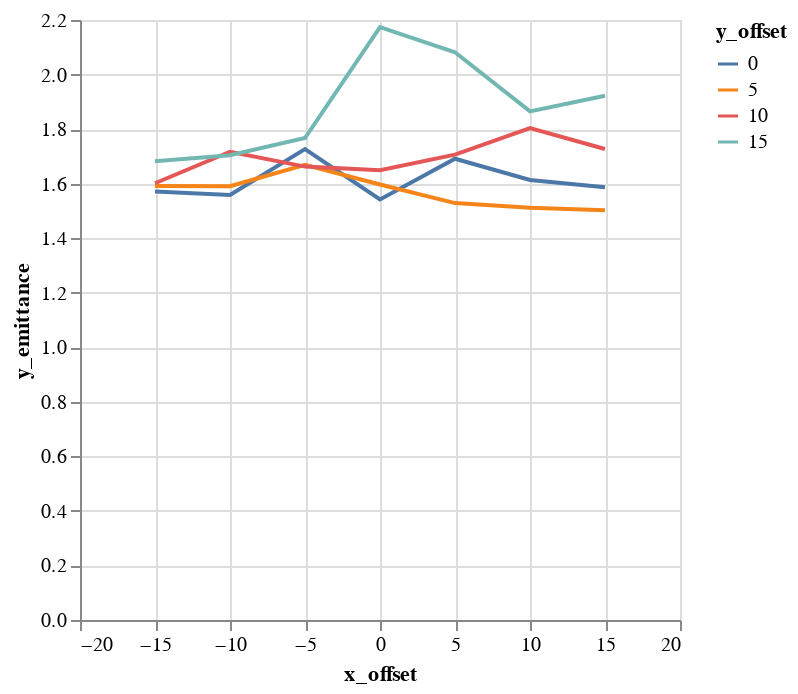

The notebook cell saved with this chart:
### Code cell
alt.Chart(emit_df).mark_line().encode(
    color='y_offset:N',
    x='x_offset',
    y='y_emittance',
)

### Figure 1 — Vega-Lite specification as saved in the notebook (floating-point values rounded to 4 significant figures)
{"$schema": "https://vega.github.io/schema/vega-lite/v1.2.1.json", "data": {"values": [{"losses": 0, "relbeta": 0.002309, "sourceID": 16777222, "sourceName": "x_-15_y_0", "x_emittance": 1.637, "x_emittance_rel": 1.01, "x_norm_emittance": 0.003778, "x_offset": -15, "y_emittance": 1.571, "y_emittance_rel": 0.9991, "y_norm_emittance": 0.003627, "y_offset": 0}, {"losses": 0, "relbeta": 0.002309, "sourceID": 16777229, "sourceName": "x_-15_y_5", "x_emittance": 1.611, "x_emittance_rel": 1.011, "x_norm_emittance": 0.00372, "x_offset": -15, "y_emittance": 1.591, "y_emittance_rel": 0.9983, "y_norm_emittance": 0.003673, "y_offset": 5}, {"losses": 0, "relbeta": 0.002309, "sourceID": 16777236, "sourceName": "x_-15_y_10", "x_emittance": 1.634, "x_emittance_rel": 1.01, "x_norm_emittance": 0.003771, "x_offset": -15, "y_emittance": 1.601, "y_emittance_rel": 1.003, "y_norm_emittance": 0.003697, "y_offset": 10}, {"losses": 0, "relbeta": 0.002309, "sourceID": 16777243, "sourceName": "x_-15_y_15", "x_emittance": 1.72, "x_emittance_rel": 1.029, "x_norm_emittance": 0.003971, "x_offset": -15, "y_emittance": 1.682, "y_emittance_rel": 1.012, "y_norm_emittance": 0.003883, "y_offset": 15}, {"losses": 0, "relbeta": 0.002309, "sourceID": 16777220, "sourceName": "x_-10_y_0", "x_emittance": 1.591, "x_emittance_rel": 0.999, "x_norm_emittance": 0.003672, "x_offset": -10, "y_emittance": 1.559, "y_emittance_rel": 1.004, "y_norm_emittance": 0.003598, "y_offset": 0}, {"losses": 0, "relbeta": 0.002309, "sourceID": 16777227, "sourceName": "x_-10_y_5", "x_emittance": 1.61, "x_emittance_rel": 0.9983, "x_norm_emittance": 0.003717, "x_offset": -10, "y_emittance": 1.591, "y_emittance_rel": 1.007, "y_norm_emittance": 0.003672, "y_offset": 5}, {"losses": 0, "relbeta": 0.002309, "sourceID": 16777234, "sourceName": "x_-10_y_10", "x_emittance": 1.531, "x_emittance_rel": 1.03, "x_norm_emittance": 0.003534, "x_offset": -10, "y_emittance": 1.717, "y_emittance_rel": 1.031, "y_norm_emittance": 0.003964, "y_offset": 10}, {"losses": 0, "relbeta": 0.002309, "sourceID": 16777241, "sourceName": "x_-10_y_15", "x_emittance": 1.548, "x_emittance_rel": 1.067, "x_norm_emittance": 0.003573, "x_offset": -10, "y_emittance": 1.704, "y_emittance_rel": 1.043, "y_norm_emittance": 0.003934, "y_offset": 15}, {"losses": 0, "relbeta": 0.002309, "sourceID": 16777218, "sourceName": "x_-5_y_0", "x_emittance": 1.689, "x_emittance_rel": 1.007, "x_norm_emittance": 0.003899, "x_offset": -5, "y_emittance": 1.727, "y_emittance_rel": 1.005, "y_norm_emittance": 0.003987, "y_offset": 0}, {"losses": 0, "relbeta": 0.002309, "sourceID": 16777225, "sourceName": "x_-5_y_5", "x_emittance": 1.568, "x_emittance_rel": 1.029, "x_norm_emittance": 0.00362, "x_offset": -5, "y_emittance": 1.669, "y_emittance_rel": 1.027, "y_norm_emittance": 0.003854, "y_offset": 5}, {"losses": 0, "relbeta": 0.002309, "sourceID": 16777232, "sourceName": "x_-5_y_10", "x_emittance": 1.626, "x_emittance_rel": 1.076, "x_norm_emittance": 0.003753, "x_offset": -5, "y_emittance": 1.663, "y_emittance_rel": 1.076, "y_norm_emittance": 0.003838, "y_offset": 10}, {"losses": 0, "relbeta": 0.002309, "sourceID": 16777239, "sourceName": "x_-5_y_15", "x_emittance": 2.012, "x_emittance_rel": 1.189, "x_norm_emittance": 0.004645, "x_offset": -5, "y_emittance": 1.767, "y_emittance_rel": 1.174, "y_norm_emittance": 0.00408, "y_offset": 15}, {"losses": 0, "relbeta": 0.002309, "sourceID": 16777216, "sourceName": "x_0_y_0", "x_emittance": 1.549, "x_emittance_rel": 1.006, "x_norm_emittance": 0.003576, "x_offset": 0, "y_emittance": 1.542, "y_emittance_rel": 1.003, "y_norm_emittance": 0.00356, "y_offset": 0}, {"losses": 0, "relbeta": 0.002309, "sourceID": 16777223, "sourceName": "x_0_y_5", "x_emittance": 1.572, "x_emittance_rel": 1.02, "x_norm_emittance": 0.003629, "x_offset": 0, "y_emittance": 1.597, "y_emittance_rel": 1.04, "y_norm_emittance": 0.003686, "y_offset": 5}, {"losses": 0, "relbeta": 0.002309, "sourceID": 16777230, "sourceName": "x_0_y_10", "x_emittance": 1.56, "x_emittance_rel": 1.112, "x_norm_emittance": 0.003602, "x_offset": 0, "y_emittance": 1.649, "y_emittance_rel": 1.118, "y_norm_emittance": 0.003807, "y_offset": 10}, {"losses": 0, "relbeta": 0.002309, "sourceID": 16777237, "sourceName": "x_0_y_15", "x_emittance": 2.322, "x_emittance_rel": 1.314, "x_norm_emittance": 0.005362, "x_offset": 0, "y_emittance": 2.174, "y_emittance_rel": 1.348, "y_norm_emittance": 0.005018, "y_offset": 15}, {"losses": 0, "relbeta": 0.002309, "sourceID": 16777217, "sourceName": "x_5_y_0", "x_emittance": 1.571, "x_emittance_rel": 1.014, "x_norm_emittance": 0.003627, "x_offset": 5, "y_emittance": 1.691, "y_emittance_rel": 1.01, "y_norm_emittance": 0.003905, "y_offset": 0}, {"losses": 0, "relbeta": 0.002309, "sourceID": 16777224, "sourceName": "x_5_y_5", "x_emittance": 1.674, "x_emittance_rel": 1.045, "x_norm_emittance": 0.003864, "x_offset": 5, "y_emittance": 1.529, "y_emittance_rel": 1.037, "y_norm_emittance": 0.003529, "y_offset": 5}, {"losses": 0, "relbeta": 0.002309, "sourceID": 16777231, "sourceName": "x_5_y_10", "x_emittance": 1.714, "x_emittance_rel": 1.172, "x_norm_emittance": 0.003958, "x_offset": 5, "y_emittance": 1.706, "y_emittance_rel": 1.071, "y_norm_emittance": 0.00394, "y_offset": 10}, {"losses": 0, "relbeta": 0.002309, "sourceID": 16777238, "sourceName": "x_5_y_15", "x_emittance": 2.166, "x_emittance_rel": 1.355, "x_norm_emittance": 0.005, "x_offset": 5, "y_emittance": 2.082, "y_emittance_rel": 1.322, "y_norm_emittance": 0.004806, "y_offset": 15}, {"losses": 0, "relbeta": 0.002309, "sourceID": 16777219, "sourceName": "x_10_y_0", "x_emittance": 1.564, "x_emittance_rel": 1.03, "x_norm_emittance": 0.003611, "x_offset": 10, "y_emittance": 1.614, "y_emittance_rel": 1.009, "y_norm_emittance": 0.003725, "y_offset": 0}, {"losses": 0, "relbeta": 0.002309, "sourceID": 16777226, "sourceName": "x_10_y_5", "x_emittance": 1.508, "x_emittance_rel": 1.042, "x_norm_emittance": 0.003481, "x_offset": 10, "y_emittance": 1.512, "y_emittance_rel": 1.003, "y_norm_emittance": 0.00349, "y_offset": 5}, {"losses": 0, "relbeta": 0.002309, "sourceID": 16777233, "sourceName": "x_10_y_10", "x_emittance": 2.071, "x_emittance_rel": 1.188, "x_norm_emittance": 0.004782, "x_offset": 10, "y_emittance": 1.804, "y_emittance_rel": 1.119, "y_norm_emittance": 0.004164, "y_offset": 10}, {"losses": 0, "relbeta": 0.002309, "sourceID": 16777240, "sourceName": "x_10_y_15", "x_emittance": 2.063, "x_emittance_rel": 1.312, "x_norm_emittance": 0.004764, "x_offset": 10, "y_emittance": 1.865, "y_emittance_rel": 1.234, "y_norm_emittance": 0.004306, "y_offset": 15}, {"losses": 0, "relbeta": 0.002309, "sourceID": 16777221, "sourceName": "x_15_y_0", "x_emittance": 1.65, "x_emittance_rel": 1.101, "x_norm_emittance": 0.00381, "x_offset": 15, "y_emittance": 1.586, "y_emittance_rel": 1.005, "y_norm_emittance": 0.003662, "y_offset": 0}, {"losses": 0, "relbeta": 0.002309, "sourceID": 16777228, "sourceName": "x_15_y_5", "x_emittance": 1.744, "x_emittance_rel": 1.11, "x_norm_emittance": 0.004027, "x_offset": 15, "y_emittance": 1.502, "y_emittance_rel": 1.011, "y_norm_emittance": 0.003468, "y_offset": 5}, {"losses": 0, "relbeta": 0.002309, "sourceID": 16777235, "sourceName": "x_15_y_10", "x_emittance": 1.787, "x_emittance_rel": 1.102, "x_norm_emittance": 0.004127, "x_offset": 15, "y_emittance": 1.727, "y_emittance_rel": 1.069, "y_norm_emittance": 0.003987, "y_offset": 10}, {"losses": 0, "relbeta": 0.002309, "sourceID": 16777242, "sourceName": "x_15_y_15", "x_emittance": 1.894, "x_emittance_rel": 1.25, "x_norm_emittance": 0.004373, "x_offset": 15, "y_emittance": 1.922, "y_emittance_rel": 1.211, "y_norm_emittance": 0.004438, "y_offset": 15}]}, "encoding": {"color": {"field": "y_offset", "type": "nominal"}, "x": {"field": "x_offset", "type": "quantitative"}, "y": {"field": "y_emittance", "type": "quantitative"}}, "mark": "line"}
